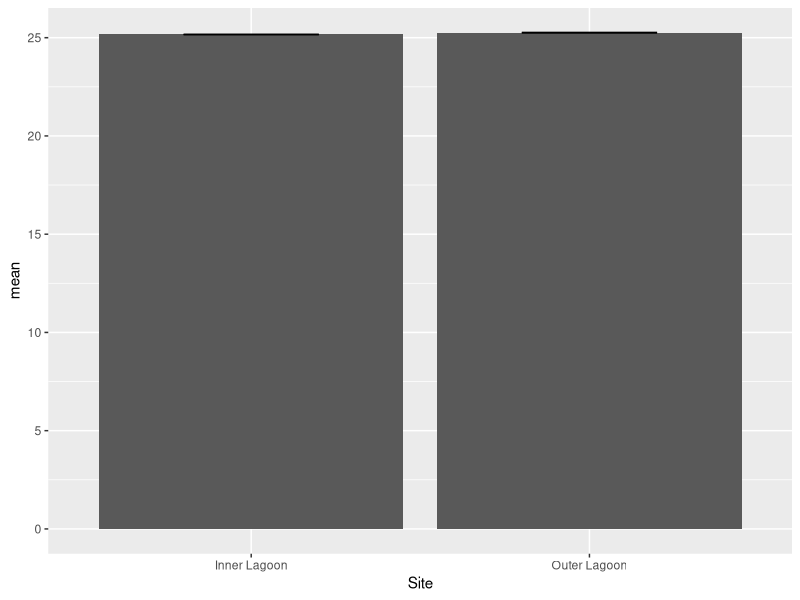
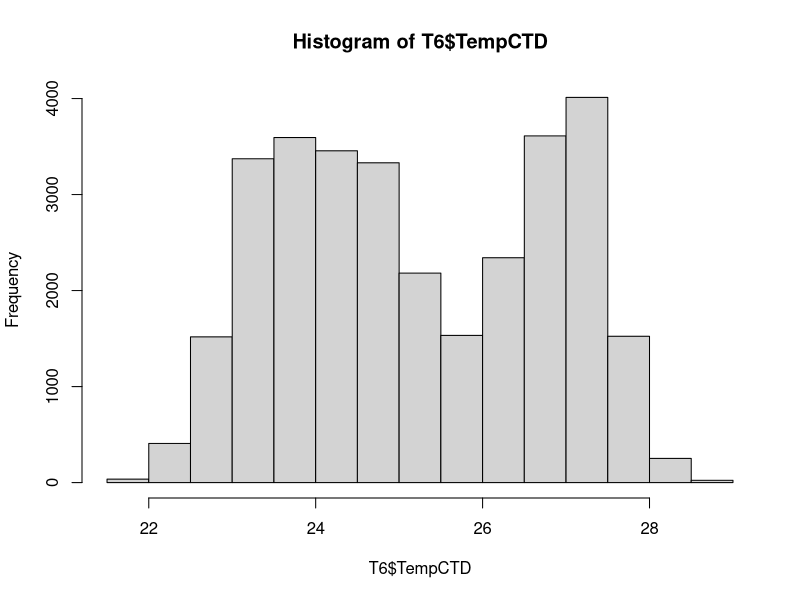

Write the R code that produced these figures, in order. (Note: this script raises an error after producing the figures.)
## RTE Env Analysis - PNAS ##
setwd("~/Box/Barott lab/Data/RTE2016/RTE2016 seaphox")
library(readr)
library(lubridate)
library(ggplot2)
library(plyr)
library(tidyverse)

# Import data
rm(list = ls())
seaphox <- read_csv("seaphox_final.csv") 
CocoTemp <- read_csv("Coco.csv")
MontyTemp <- read_csv("Monty.csv")

# Format seaphox data
seaphox$newTime <- as.POSIXct(seaphox$Time, format = "%H:%M") # convert time to POSIXct format
seaphox$Time.r <- lubridate::round_date(seaphox$newTime, "15 minutes") # group times by nearest 15-min interval
seaphox$Date <- as.Date(seaphox$Date, format = "%m/%d/%y") # convert date to Date format
seaphox$TimeFinal <- format(seaphox$Time.r, "%H:%M") # convert time format to H:M
seaphox$dttm <- as.POSIXct(paste(seaphox$Date, seaphox$TimeFinal), format="%Y-%m-%d %H:%M") # merge date and time
seaphox$dttm <- as.POSIXlt(seaphox$dttm, format = "%H:%M")
attr(seaphox$dttm, "tzone") <- "UTC"
seaphox$dttm <- as.POSIXct(seaphox$dttm)
seaphox$dttm <- format(seaphox$dttm, tz = "HST")

# Format CTD data
CocoTemp$Site <- "Coco 4"
MontyTemp$Site <- "Monty 13"
Sites <- rbind(CocoTemp, MontyTemp) 
Sites$newTime <- paste(floor(Sites$Time), round((Sites$Time-floor(Sites$Time))*60), sep = ":")
Sites$newTime <- as.POSIXct(Sites$newTime, format = "%H:%M") # convert time to POSIXct format
Sites$Time.r <- lubridate::round_date(Sites$newTime, "15 minutes") # group times by nearest 15-min interval
Sites$newDate <- as.Date(Sites$Day, origin = "2016-01-01") # convert date to Date format
Sites$TimeFinal <- format(Sites$Time.r, "%H:%M") # convert time format to H:M
Sites$dttm <- as.POSIXct(paste(Sites$newDate, Sites$TimeFinal), format="%Y-%m-%d %H:%M") # merge date and time
Sites$dttm <- as.POSIXlt(Sites$dttm, format = "%H:%M")
attr(Sites$dttm, "tzone") <- "UTC"
Sites$dttm <- as.POSIXct(Sites$dttm)
Sites$dttm <- format(Sites$dttm, tz = "HST")

# Merge all data 
Final <- merge(seaphox, Sites, by = "dttm", all = T) # add TempCTD to final seaphox data
Final <- Final[ , c(1:2, 5:8, 19)] # remove unneccessary columns
names(Final) <- c("DTTM", "Site", "pH", "Temp", "Sal", "DO", "TempCTD") # rename columns
Final$DO <- Final$DO/32*1000 # convert DO units
Final <- subset(Final, DTTM < "2017-04-19") # trim by deployment period
Final$DTTM <- as_datetime(Final$DTTM)
Final <- Final[(order(Final$Site)),]

# Separate date and time
Final$DTTM <- as_datetime(Final$DTTM)
Final$Time <- format(Final$DTTM, "%H:%M")
Final$Date <- as.Date(Final$DTTM)
Final$Site <- gsub("Monty 13", "Outer Lagoon", as.character(Final$Site))
Final$Site <- gsub("Coco 4", "Inner Lagoon", as.character(Final$Site))

# Subset rte period
T6 <- subset(Final, DTTM < "2017-02-16" & DTTM > "2016-08-25")
T6 <- T6 %>% distinct(DTTM, Site, .keep_all = TRUE)
T6 <- T6[!is.na(T6$Site),]

write.csv(T6, "T6seaphox.csv")

# Summary Stats
## Temp
Temp.Summarize.Site <- ddply(T6, c("Site"), summarise,
                             N    = length(TempCTD),
                             mean = mean(TempCTD, na.rm=TRUE),
                             sd   = sd(TempCTD, na.rm=TRUE),
                             se   = sd / sqrt(N)
)
Temp.Summarize.Site

ggplot(Temp.Summarize.Site) +
  geom_bar(aes(x = Site, y = mean), stat="identity") +
  geom_errorbar(aes(x = Site, ymin = mean - se, ymax = mean + se), width=0.4)

hist(T6$TempCTD)

# non-parametric, but we have lots of observations (>10,000/site)
wilcox.test(TempCTD ~ Site, alternative = c("greater"), data = T6) # p = 1

# parametric
Temp.Site.lm <- lm(Temp ~ Site, data = T6)
anova(Temp.Site.lm) # p < 0.01

t.test(T6$TempCTD ~ T6$Site) # p < 0.01

Temp.Site.posthoc <- lsmeans(Temp.Site.lm, specs=c("Site"), na.rm=TRUE) 
Temp.Site.posthoc
Temp.Site.posthoc.lett <- cld(Temp.Site.posthoc , alpha=.05, Letters=letters) 
Temp.Site.posthoc.lett

Temp.Summarize.Site.Time <- ddply(T6, c("Site", "Time"), summarise,
                             N    = length(TempCTD),
                             mean = mean(TempCTD, na.rm=TRUE)
)

ddply(Temp.Summarize.Site.Time, c("Site"), summarise,
        N = length(mean),
      range = max(mean, na.rm = T) - min(mean, na.rm = T),
      sd = sd(mean, na.rm = T))

## pH
pH.Summarize.Site <- ddply(T6, c("Site"), summarise,
                             N    = length(pH),
                             mean = mean(pH, na.rm=TRUE),
                             sd   = sd(pH, na.rm=TRUE),
                             se   = sd / sqrt(N)
)
pH.Summarize.Site

ggplot(pH.Summarize.Site) +
  geom_bar(aes(x = Site, y = mean), stat="identity") +
  geom_errorbar(aes(x = Site, ymin = mean - se, ymax = mean + se), width=0.4)

hist(T6$pH)

# non-parametric, but we have lots of observations (>10,000/site)
wilcox.test(pH ~ Site, alternative = c("greater"), data = T6) # p < 0.01

# parametric
pH.Site.lm <- lm(pH ~ Site, data = T6)
anova(pH.Site.lm) # p < 0.01

t.test(T6$pH ~ T6$Site) # p < 0.01

pH.Site.posthoc <- lsmeans(pH.Site.lm, specs=c("Site"), na.rm=TRUE) 
pH.Site.posthoc
pH.Site.posthoc.lett <- cld(pH.Site.posthoc , alpha=.05, Letters=letters) 
pH.Site.posthoc.lett

pH.Summarize.Site.Time <- ddply(T6, c("Site", "Time"), summarise,
                                  N    = length(pH),
                                  mean = mean(pH, na.rm=TRUE)
)

ddply(pH.Summarize.Site.Time, c("Site"), summarise,
      N = length(mean),
      range = max(mean, na.rm = T) - min(mean, na.rm = T),
      sd = sd(mean, na.rm = T))

## Sal
Sal.Summarize.Site <- ddply(T6, c("Site"), summarise,
                           N    = length(Sal),
                           mean = mean(Sal, na.rm=TRUE),
                           sd   = sd(Sal, na.rm=TRUE),
                           se   = sd / sqrt(N)
)
Sal.Summarize.Site

ggplot(Sal.Summarize.Site) +
  geom_bar(aes(x = Site, y = mean), stat="identity") +
  geom_errorbar(aes(x = Site, ymin = mean - se, ymax = mean + se), width=0.4)

hist(T6$Sal)

# non-parametric, but we have lots of observations (>10,000/site)
wilcox.test(Sal ~ Site, alternative = c("greater"), data = T6) # p = 1

# parametric
Sal.Site.lm <- lm(Sal ~ Site, data = T6)
anova(Sal.Site.lm) # p < 0.01

t.test(T6$Sal ~ T6$Site) # p < 0.01

Sal.Site.posthoc <- lsmeans(Sal.Site.lm, specs=c("Site"), na.rm=TRUE) 
Sal.Site.posthoc
Sal.Site.posthoc.lett <- cld(Sal.Site.posthoc , alpha=.05, Letters=letters) 
Sal.Site.posthoc.lett

Sal.Summarize.Site.Time <- ddply(T6, c("Site", "Time"), summarise,
                                N    = length(Sal),
                                mean = mean(Sal, na.rm=TRUE)
)

ddply(Sal.Summarize.Site.Time, c("Site"), summarise,
      N = length(mean),
      range = max(mean, na.rm = T) - min(mean, na.rm = T),
      sd = sd(mean, na.rm = T))

## DO
DO.Summarize.Site <- ddply(T6, c("Site"), summarise,
                            N    = length(DO),
                            mean = mean(DO, na.rm=TRUE),
                            sd   = sd(DO, na.rm=TRUE),
                            se   = sd / sqrt(N)
)
DO.Summarize.Site

ggplot(DO.Summarize.Site) +
  geom_bar(aes(x = Site, y = mean), stat="identity") +
  geom_errorbar(aes(x = Site, ymin = mean - se, ymax = mean + se), width=0.4)

hist(T6$DO)

# non-parametric, but we have lots of observations (>10,000/site)
wilcox.test(DO ~ Site, alternative = c("greater"), data = T6) # p < 0.01

# parametric
DO.Site.lm <- lm(DO ~ Site, data = T6)
anova(DO.Site.lm) # p < 0.01

t.test(T6$DO ~ T6$Site) # p < 0.01

DO.Site.posthoc <- lsmeans(DO.Site.lm, specs=c("Site"), na.rm=TRUE) 
DO.Site.posthoc
DO.Site.posthoc.lett <- cld(DO.Site.posthoc , alpha=.05, Letters=letters) 
DO.Site.posthoc.lett

DO.Summarize.Site.Time <- ddply(T6, c("Site", "Time"), summarise,
                                N    = length(DO),
                                mean = mean(DO, na.rm=TRUE)
)

ddply(DO.Summarize.Site.Time, c("Site"), summarise,
      N = length(mean),
      range = max(mean, na.rm = T) - min(mean, na.rm = T),
      sd = sd(mean, na.rm = T))
